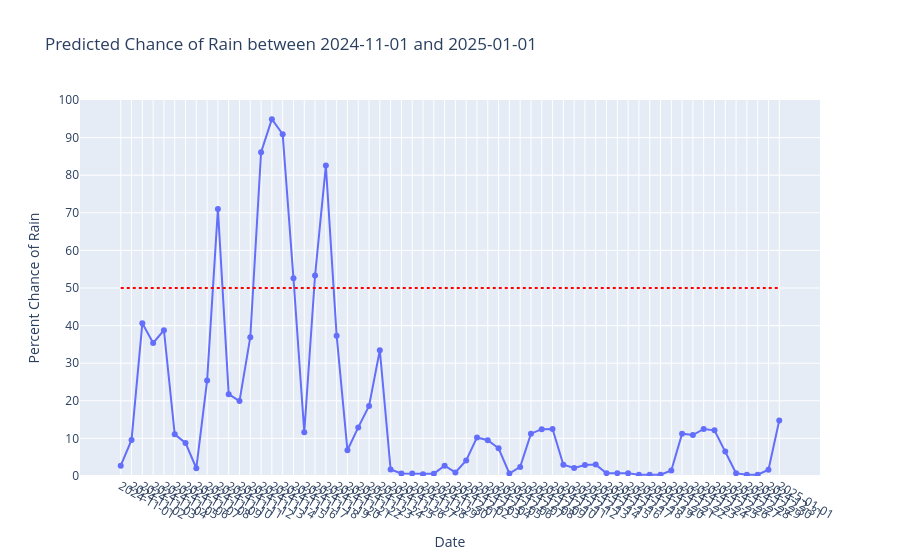

Here is the notebook cell this chart was saved with:
### Markdown cell above
### Prediction for a range of days

There are 2 graphs here:
- The first graph is the percent chance of rain every day for the set range of days.
- The second graph is the actual amount of rain every day for the set range of days.

### Code cell
date_range = pd.date_range(start='2024-11-01', end='2025-01-01', freq='D') # inclusive

rain_chances = []
dates_with_data = []

for date in date_range:
    # same as above for a single day, copy paste
    date_str = date.strftime('%Y-%m-%d')
    row = df[df['Date'] == date_str]

    if not row.empty:
        features_row = row[features]
        prob = model.predict_proba(features_row)[0][1]
        rain_chances.append(prob * 100)
        dates_with_data.append(date)
    else:
        rain_chances.append(None)
        dates_with_data.append(date)

fig = go.Figure()

fig.add_shape(
    type="line",
    x0=dates_with_data[0], y0=50,
    x1=dates_with_data[-1], y1=50,
    line=dict(color="red", dash="dot"),
)
fig.add_trace(go.Scatter(
    x=dates_with_data,
    y=rain_chances,
    mode='lines+markers',
    name='Chance of Rain (%)'
))

fig.update_layout(
    title='Predicted Chance of Rain between 2024-11-01 and 2025-01-01',
    xaxis=dict(
        title='Date',
        tickformat='%Y-%m-%d',
        tickmode='array',
        tickvals=dates_with_data,
        ticktext=[d.strftime('%Y-%m-%d') for d in dates_with_data],
        tickangle=30
    ),
    yaxis=dict(
        title='Percent Chance of Rain',
        tickvals=list(range(0, 101, 10)),
        range=[0, 100]
    ),
)
fig.show()
